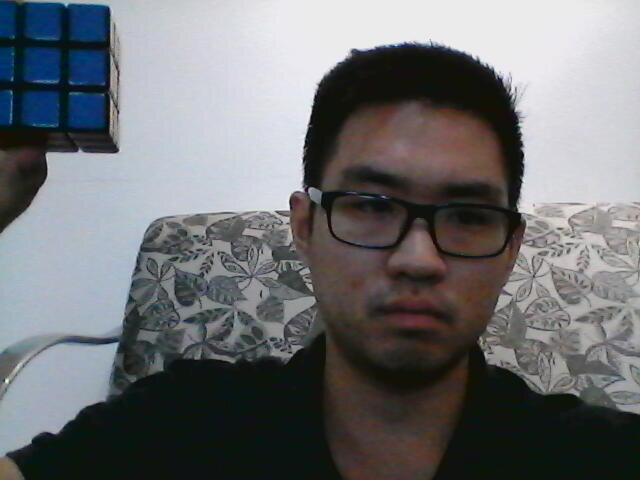
#> input picture opencv/1-basic/4-tracking colors/blue.jpg, 640 x 480 px, given in place of the camera
$ python tracking.py
#> lines starting #> are read from the running program, lines starting #| are printed output that depends on the picture; after the words box and inside, x2 and y2 are one past the last pixel; in counts of white or black regions, pixels touching at a corner belong together
import cv2
import numpy as np

cap = cv2.VideoCapture(0)

while(1):

    # Take each frame
    _, frame = cap.read()
#> frame is the input picture: shape (480, 640, 3); mean B, G, R 113.8, 111.4, 109.9

    # Convert BGR to HSV
    hsv = cv2.cvtColor(frame, cv2.COLOR_BGR2HSV)
#> hsv: shape (480, 640, 3); mean H, S, V 76.1, 56.5, 119.5

    # define range of blue color in HSV
    lower_color= np.array([00,20,30])
    upper_color = np.array([30,255,255])

    # Threshold the HSV image to get only blue colors
    mask = cv2.inRange(hsv, lower_color, upper_color)
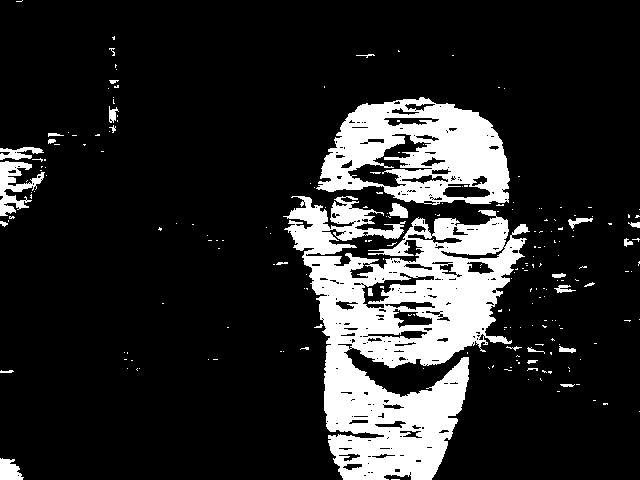
#> mask: shape (480, 640); 16.2% white; 214 white regions (185 under 20 px), largest, box (x1, y1, x2, y2) and area: (283, 196, 530, 480) 33650, (316, 97, 510, 205) 12462, (0, 161, 45, 216) 1105

    # Bitwise-AND mask and original image
    res = cv2.bitwise_and(frame,frame, mask= mask)
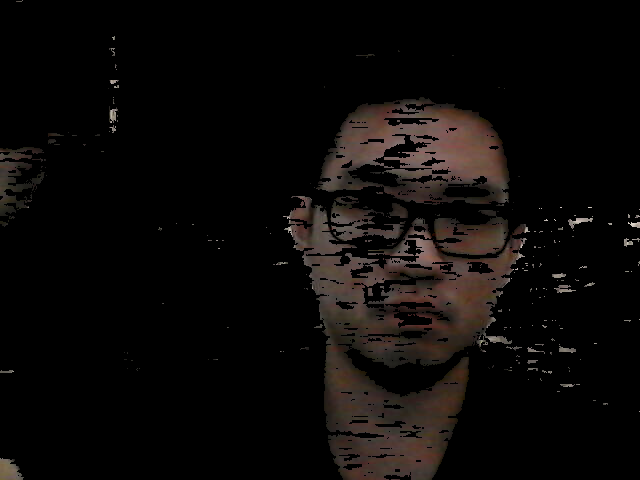
#> res: shape (480, 640, 3); mean B, G, R 8.4, 9.5, 12

    cv2.imshow('frame',frame)
    cv2.imshow('mask',mask)
    cv2.imshow('res',res)
    k = cv2.waitKey(5) & 0xFF
#> (key Esc is pressed here)
    if k == 27:
        break

cv2.destroyAllWindows()

$ run again, on opencv/1-basic/4-tracking colors/rosto.jpg
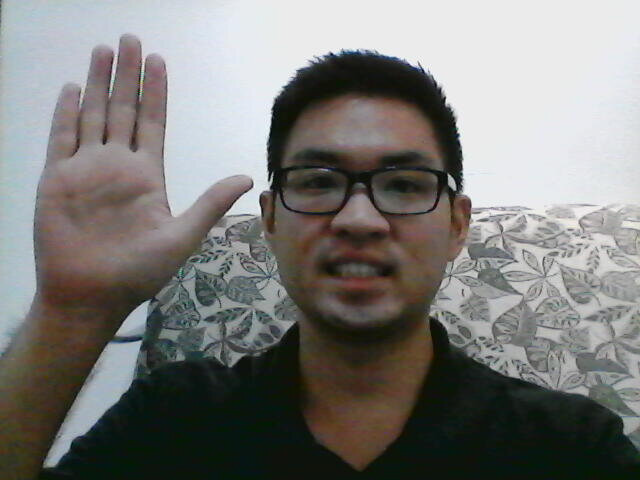
#> input picture opencv/1-basic/4-tracking colors/rosto.jpg, 640 x 480 px, given in place of the camera
#> frame is the input picture: shape (480, 640, 3); mean B, G, R 120.3, 123.1, 123.8
#> hsv: shape (480, 640, 3); mean H, S, V 61.5, 53.5, 129.6
#> `mask = cv2.inRange(hsv, lower_color, upper_color)`:
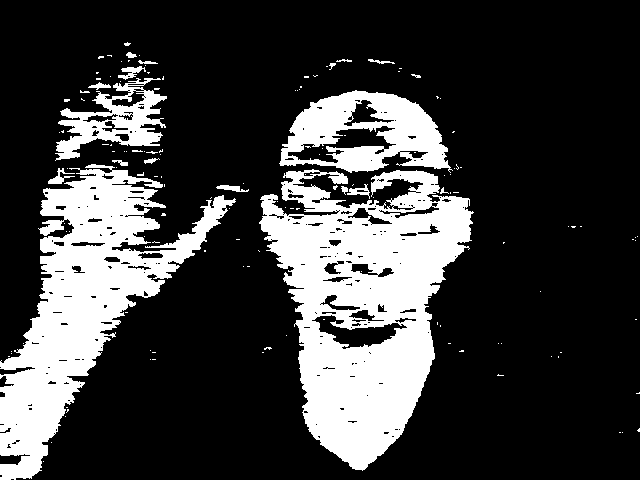
#> mask: shape (480, 640); 24% white; 143 white regions (124 under 20 px), largest, box (x1, y1, x2, y2) and area: (259, 169, 474, 471) 34732, (0, 164, 236, 480) 25879, (279, 90, 453, 173) 7918
#> `res = cv2.bitwise_and(frame,frame, mask= mask)`:
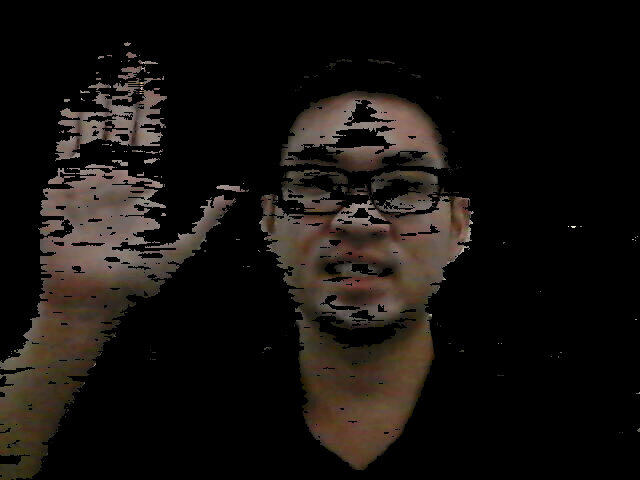
#> res: shape (480, 640, 3); mean B, G, R 14.8, 17.7, 21.6

$ run again, on opencv/1-basic/4-tracking colors/rostoTraking.png
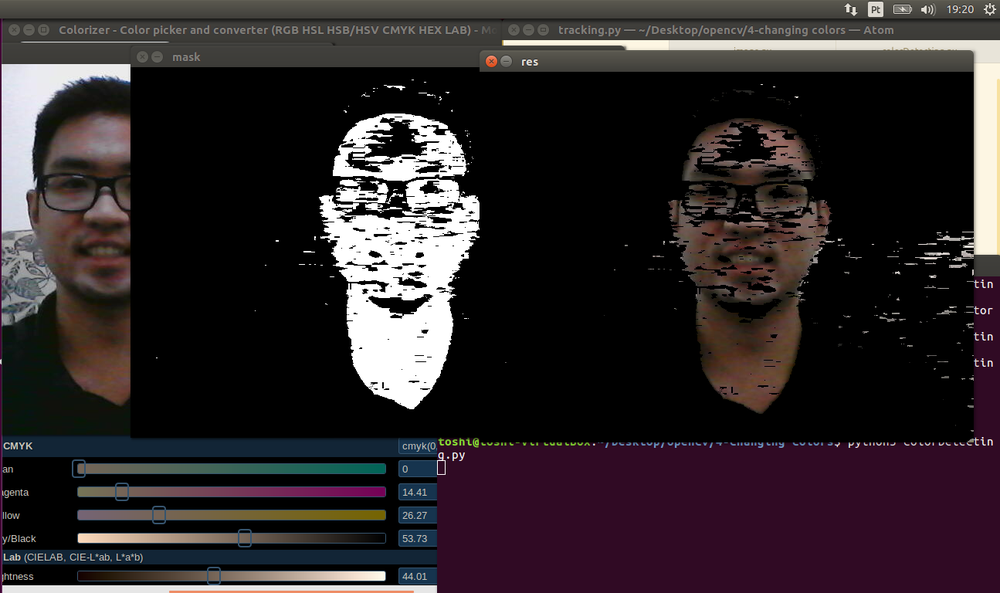
#> input picture opencv/1-basic/4-tracking colors/rostoTraking.png, 1000 x 593 px, shrunk from 1295 x 768 before the run, given in place of the camera
#> frame is the input picture: shape (593, 1000, 3); mean B, G, R 41.8, 39.1, 46.1
#> hsv: shape (593, 1000, 3); mean H, S, V 39.5, 55.6, 48.3
#> `mask = cv2.inRange(hsv, lower_color, upper_color)`:
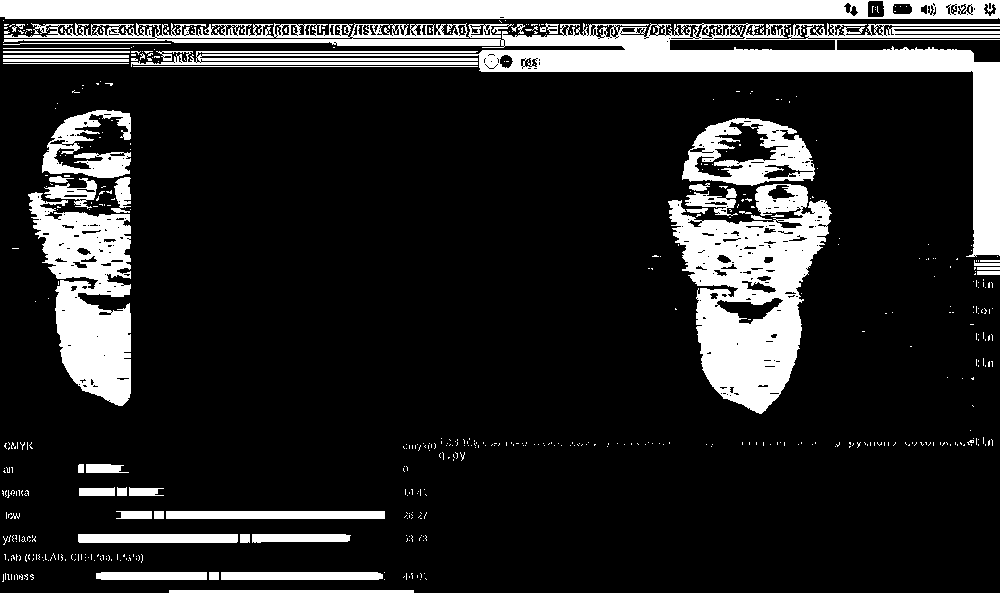
#> mask: shape (593, 1000); 17.3% white; 552 white regions (506 under 20 px), largest, box (x1, y1, x2, y2) and area: (3, 23, 1000, 257) 30706, (668, 184, 832, 414) 19314, (0, 0, 1000, 19) 18162
#> `res = cv2.bitwise_and(frame,frame, mask= mask)`:
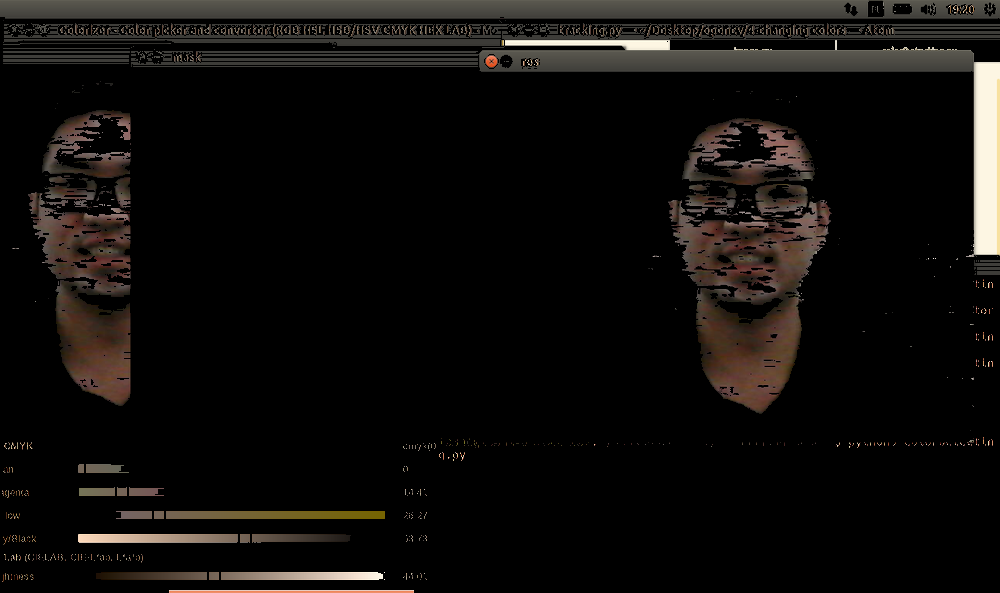
#> res: shape (593, 1000, 3); mean B, G, R 12.1, 14, 16.1
